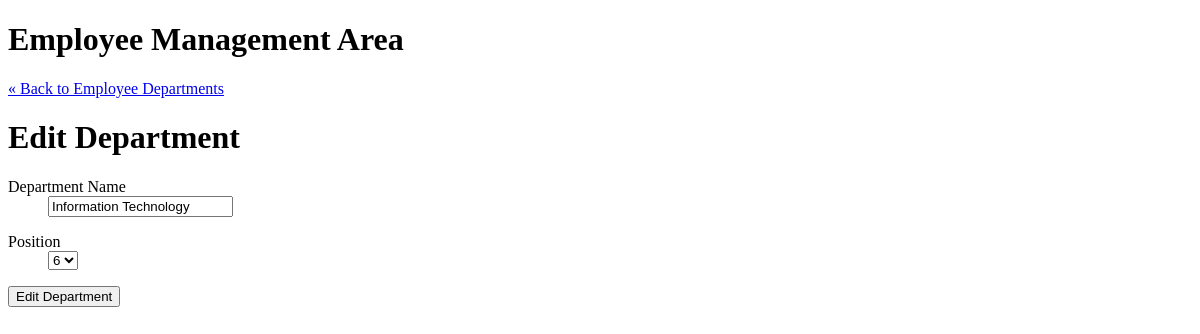
Before: /staff/departments/edit.php?id=6 with the older database file.
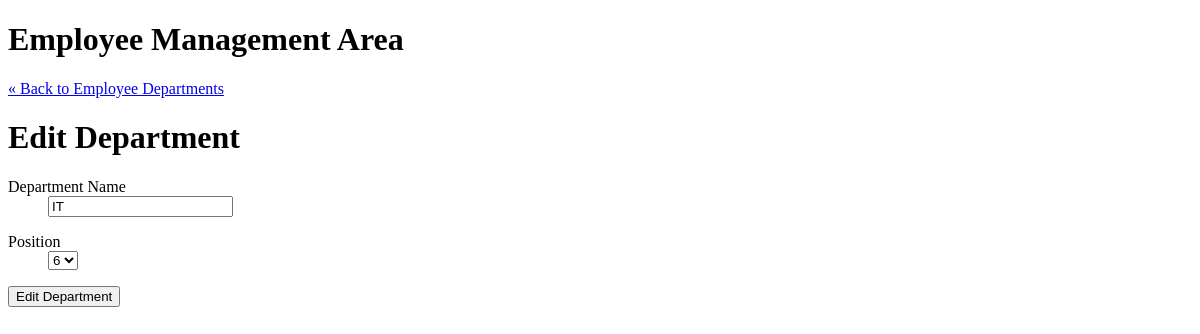
After: the same page with the newer database file.
### tables this page shows
CREATE TABLE `departments` (
  `id` int(11) NOT NULL AUTO_INCREMENT,
  `department_name` varchar(255) DEFAULT NULL,
  `position` int(3) DEFAULT NULL,
  PRIMARY KEY (`id`)
);

### private/functions.php (called while the page is built, shortened)
<?php
  function url_for($script_path) {
    if($script_path[0] != '/') {
      $script_path = "/" . $script_path;
    }
    return WWW_ROOT . $script_path;
  }
  function u($string="") {
    return urlencode($string);
  }
  function h($string="") {
    return htmlspecialchars($string);
  }
?>

### private/database.php (called while the page is built, shortened)
<?php
  function db_escape($connection, $string) {
    return mysqli_real_escape_string($connection, $string);
  }
?>

### private/query_functions.php (called while the page is built, shortened)
<?php
  function find_all_departments() {
    global $db;
    $sql  = "SELECT * FROM departments ";
    $sql .= "ORDER BY position ASC";
    $result = mysqli_query($db, $sql);
    return $result;
  }
  function find_department_by_id($id) {
    global $db;
    $sql  = "SELECT * FROM departments ";
    $sql .= "WHERE id='" . db_escape($db, $id) . "'";
    $result = mysqli_query($db, $sql);
    $department = mysqli_fetch_assoc($result);
    return $department;
  }
?>

### public/staff/departments/edit.php (the view, shortened to what this page needs)
<?php
  require_once('../../../private/initialize.php');
  $id = $_GET['id'];
  if(is_post_request()) {
    $department = [];
    $department['id']              = $id;
    $department['department_name'] = $_POST['department_name'] ?? '';
    $department['position']        = $_POST['position']        ?? '';
    $result = update_department($department);
    if($result === true) {
      $_SESSION['message'] = 'The department was updated successfully.';
      redirect_to(url_for('/staff/departments/show.php?id=' . $id));
    } else {
      $errors = $result;
    }
  } else {
    $department = find_department_by_id($id);
  }
  $department_set   = find_all_departments();
  $department_count = mysqli_num_rows($department_set);
?>
<?php include(SHARED_PATH . '/staff_header.php'); ?>
    <div id="main">
      <a href="<?php echo url_for('/staff/departments/index.php'); ?>">&laquo; Back to Employee Departments</a>
      <h1>Edit Department</h1>
      <form action="<?php echo url_for('staff/departments/edit.php?id=' . h(u($id))); ?>" method="post">
        <dl>
          <dt>Department Name</dt>
          <dd><input type="text" name="department_name" value="<?php echo h($department['department_name']); ?>" /></dd>
        </dl>
        <dl>
          <dt>Position</dt>
          <dd>
            <select name="position">
              <?php
                for($i = 1; $i <= $department_count; $i++) {
                  echo "<option value=\"{$i}\"";
                  if($department["position"] == $i) {
                    echo " selected";
                  }
                  echo ">{$i}</option>";
                }
              ?>
            </select>
          </dd>
        </dl>
        <input type="submit" value="Edit Department" />
      </form>
    </div>

### private/shared/staff_header.php (shortened to what this page needs)
<!DOCTYPE html>
<html lang="en">
  <head>
    <link rel="stylesheet" type="text/css" href="<?php echo url_for('/assets/stylesheets/staff.css'); ?>">
  </head>
  <body>
    <header>
      <h1>Employee Management Area</h1>
    </header>

Changed rows visible on the page:
changed departments: department_name "Information Technology" → "IT"
